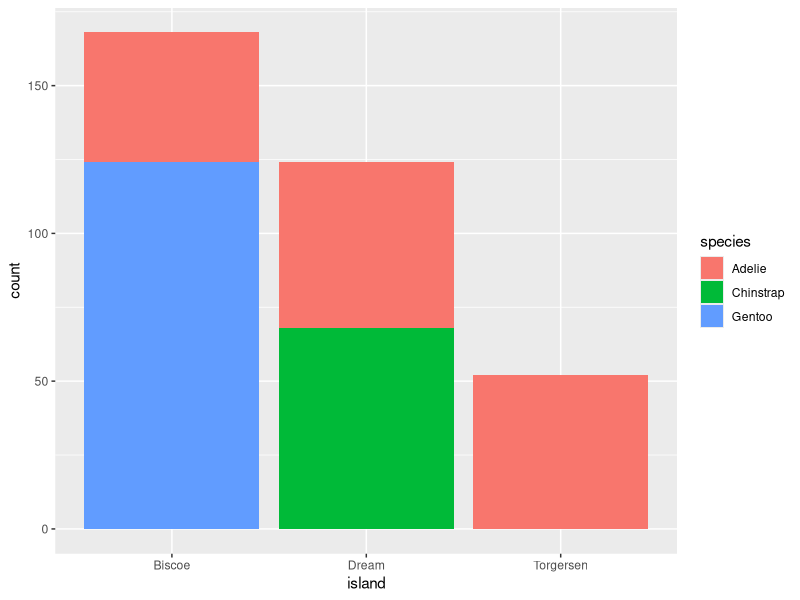
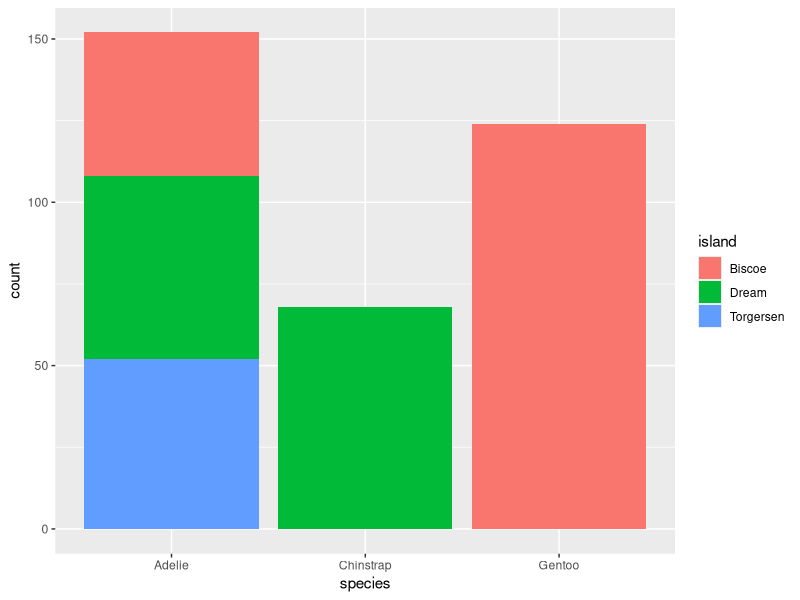
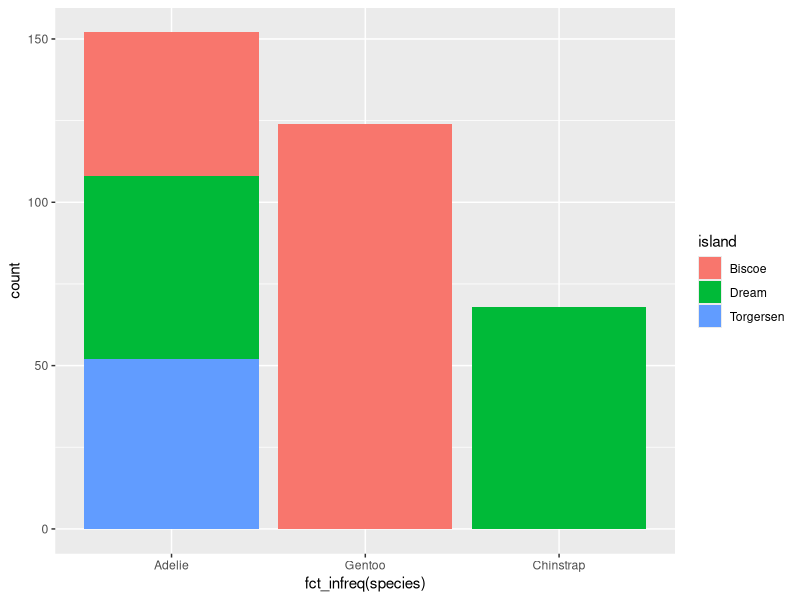
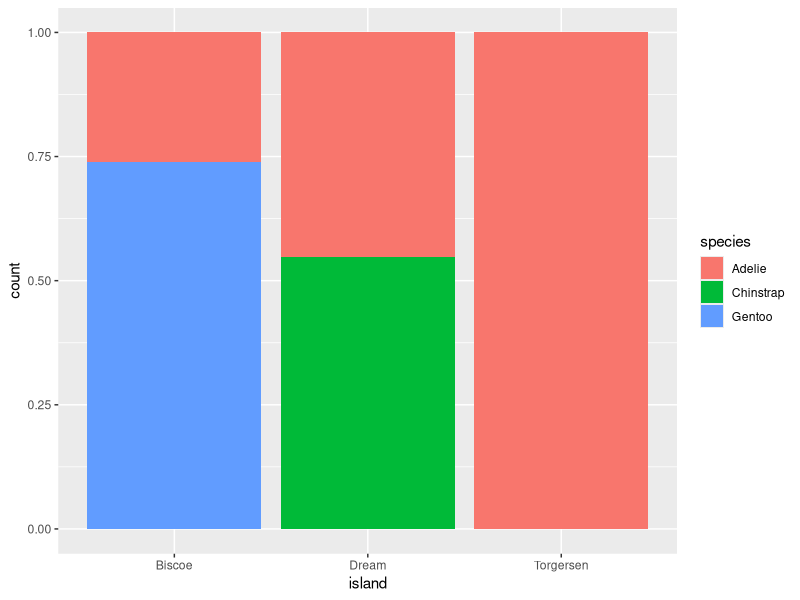
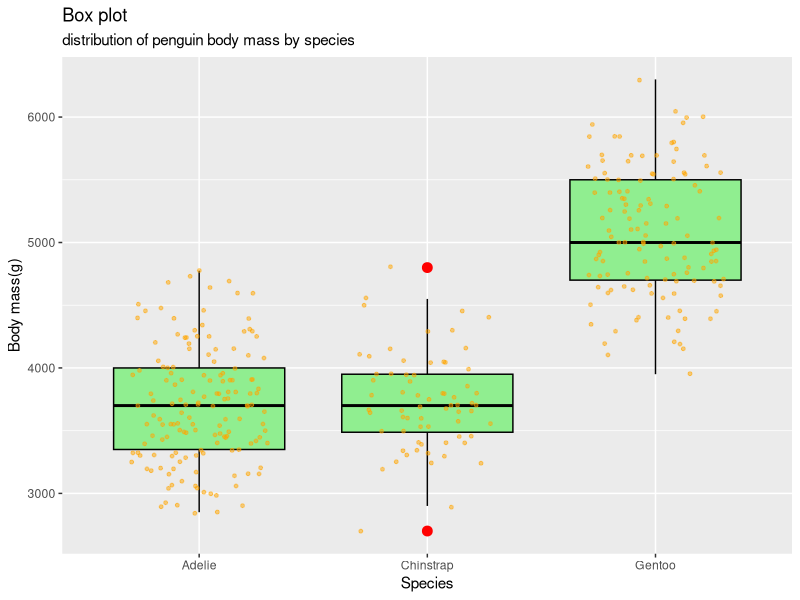
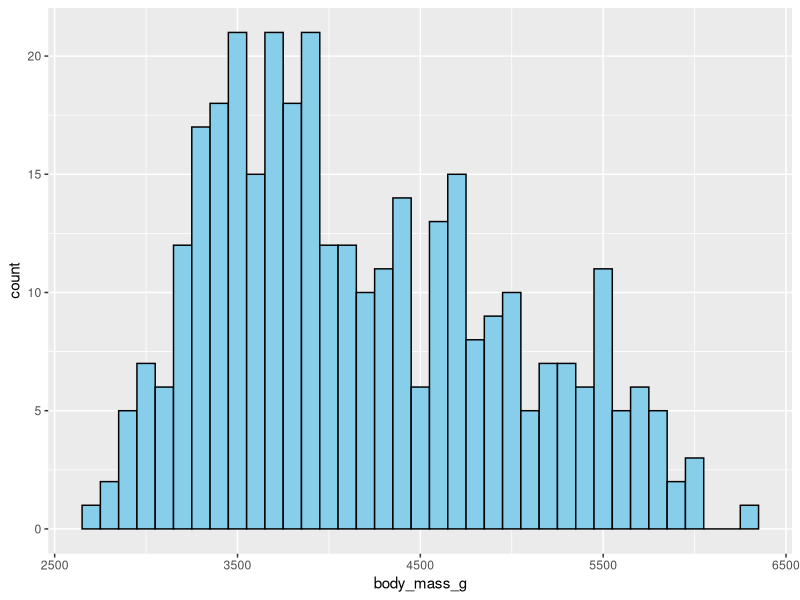
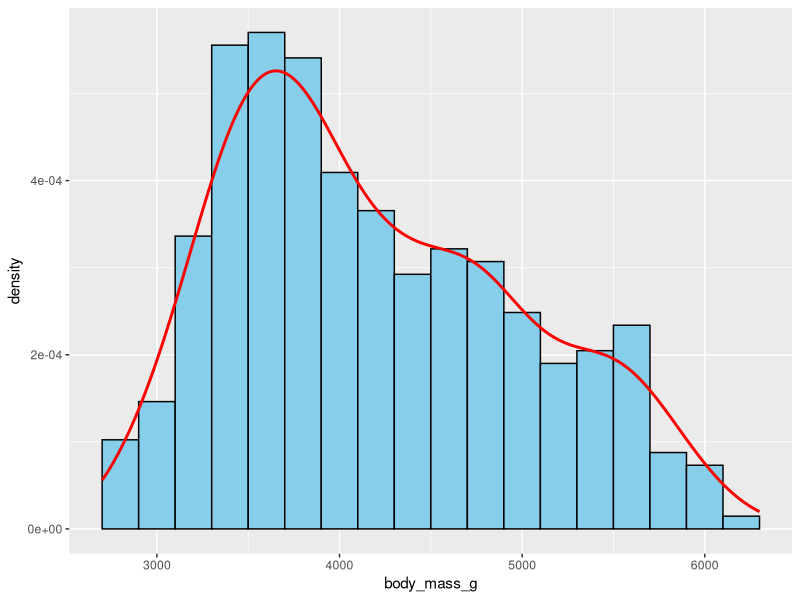
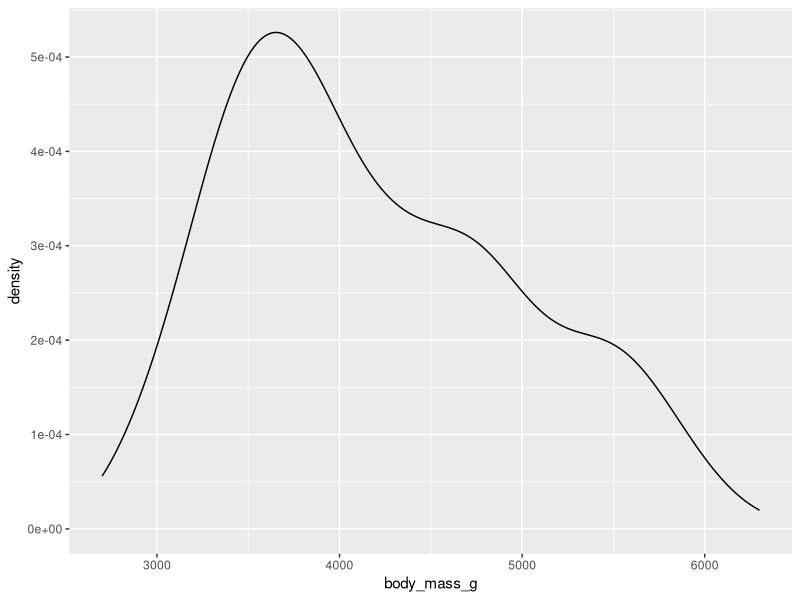

The R source for these figures, in order: (Note: this script raises an error after producing the figures.)
library(tidyverse)

library(palmerpenguins)

##Bar plots
ggplot(penguins, aes(x = island, fill = species)) + geom_bar()

ggplot(penguins, aes(x = species, fill = island)) + geom_bar()

##to order in frequency of count
ggplot(penguins, aes(x = fct_infreq(species), fill = island)) + geom_bar() 


## to see the relative frequency
ggplot(penguins, aes(x = island, fill = species)) + geom_bar(position="fill")


### Box plot
ggplot(penguins, aes(x = species, y = body_mass_g)) + 
  geom_boxplot(fill="lightgreen", color="black", outlier.size = 3, outlier.color="red") + ##outlier aesthetics 
  geom_jitter(width = 0.3, size = 1, color = "orange", alpha = 0.5) + ##jitter to see individual data points
  labs(title = "Box plot", subtitle = "distribution of penguin body mass by species", 
       x = "Species", y = "Body mass(g)")


### Histogram

ggplot(penguins, aes(x = body_mass_g)) + 
  geom_histogram(binwidth = 100, fill = "skyblue", color = "black") ## use bins = 30 or 50 if unsure about bindwidth

# to add density curve on top of histogram
ggplot(penguins, aes(x = body_mass_g)) + 
  geom_histogram(aes(y = after_stat(density)), binwidth = 200, fill = "skyblue", color = "black") + #normalize y axis for density
  geom_density(color = "red", linewidth = 1) #add density line

### Density plot
ggplot(penguins, aes(x = body_mass_g)) + 
  geom_density()

ggplot(penguins, aes(x = body_mass_g, color = species, fill = species)) + # plot by species
  geom_density(linewidth = 1, alpha = 0.3)

ggplot(penguins, aes(x = body_mass_g)) + 
  geom_density(aes(color = species, fill = species), linewidth = 1, alpha = 0.3) + 
  facet_wrap(~species) # facet by species

### Scatter plot
ggplot(penguins, aes(x = flipper_length_mm, y = body_mass_g)) + 
  geom_point(aes(color = species, shape = island)) + 
  geom_smooth(method = "lm", color = "purple")

### different smooth functions
# auto -> automatically selects the best method based on dataset size
# loess -> locally estimated scatterpoint smoothing. Ideal for small datasets 
# gam -> generalized additive model. ideal for non-linear relationships and large datasets
# lm -> linear model 
# glm -> generalized linear model 
# se parameter TRUE displays 95% confidence interval FALSE hides the confidence interval 

#E.g. variation of delays in flights over the course of the day

flights |> 
  group_by(hour) |>
  summarize(n = n(), average_dep_delay = mean(dep_delay, na.rm = TRUE)) |>
  ggplot(aes(x = hour, y = average_dep_delay)) + 
  geom_point() + 
  geom_smooth(method = "lm") ## not useful as delay increase till evening and then reduces hence not linear

flights |> 
  group_by(hour) |>
  summarize(n = n(), average_dep_delay = mean(dep_delay, na.rm = TRUE)) |>
  ggplot(aes(x = hour, y = average_dep_delay)) + 
  geom_point() + 
  geom_smooth(method = "glm") ## not useful as delay increase till evening and then reduces hence not linear

flights |> 
  group_by(hour) |>
  summarize(n = n(), average_dep_delay = mean(dep_delay, na.rm = TRUE)) |>
  ggplot(aes(x = hour, y = average_dep_delay)) + 
  geom_point() + 
  geom_smooth(method = "loess") ## non-linear, hence good interpretation 

flights |> 
  group_by(hour) |>
  summarize(n = n(), average_dep_delay = mean(dep_delay, na.rm = TRUE)) |>
  ggplot(aes(x = hour, y = average_dep_delay)) + 
  geom_point() + 
  geom_smooth(method = "gam") ## good too

flights |> 
  group_by(hour) |>
  summarize(n = n(), average_dep_delay = mean(dep_delay, na.rm = TRUE)) |>
  ggplot(aes(x = hour, y = average_dep_delay)) + 
  geom_point() + 
  geom_smooth(method = "auto")  ## use auto if not sure


## Save plot
my_bar_plot <- ggplot(penguins, aes(x = flipper_length_mm, y = body_mass_g)) + 
  geom_point(aes(color = species, shape = island)) + 
  geom_smooth(method = "lm", color = "purple")

ggsave(filename = "mpg-plot.png", plot = my_bar_plot)
